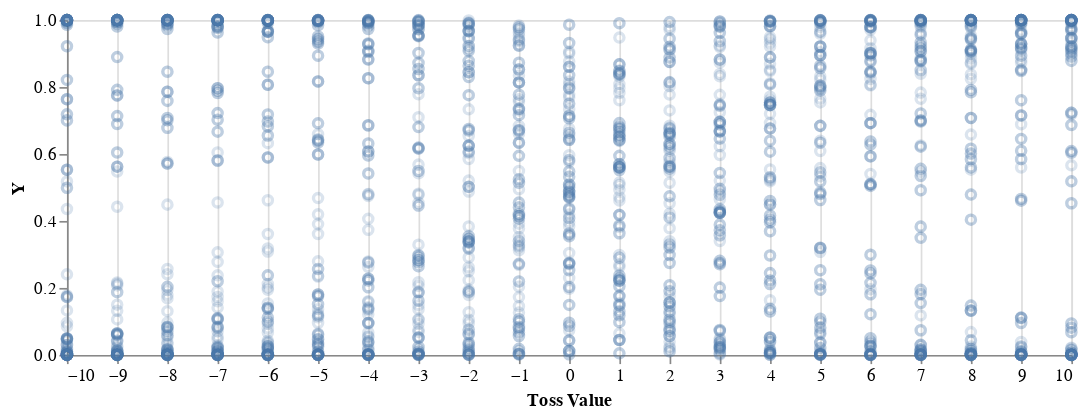

Notebook code cell kept with this figure:
### Markdown cell above
we can take 100 samples of the final distribution at a few x values and plot the resulting model distribution ...

### Code cell
nsamples = 100
xValues = [-10..10]
yValues <- sequence (takeFromModel nsamples <$> (sigmoid <$> xValues))
xPoints = xValues >>= replicate nsamples
yPoints = mconcat yValues
vlShow $ pointPlot xPoints yPoints

### Figure 1 — Vega-Lite specification as saved in the notebook (floating-point values rounded to 4 significant figures; data arrays with more than 128 entries replaced by an {"elided": "..."} marker saying what was removed)
{"$schema": "https://vega.github.io/schema/vega-lite/v3.json", "config": {"axis": {"domainWidth": 1}, "selection": {"single": {"on": "dblclick"}}}, "data": {"values": {"elided": "2100 records"}}, "description": "Logistic Regression", "encoding": {"x": {"axis": {"grid": true, "title": "Toss Value"}, "field": "X", "type": "quantitative"}, "y": {"axis": {"grid": false}, "field": "Y", "type": "quantitative"}}, "height": 200, "mark": {"opacity": 0.2, "type": "point"}, "width": 600}
